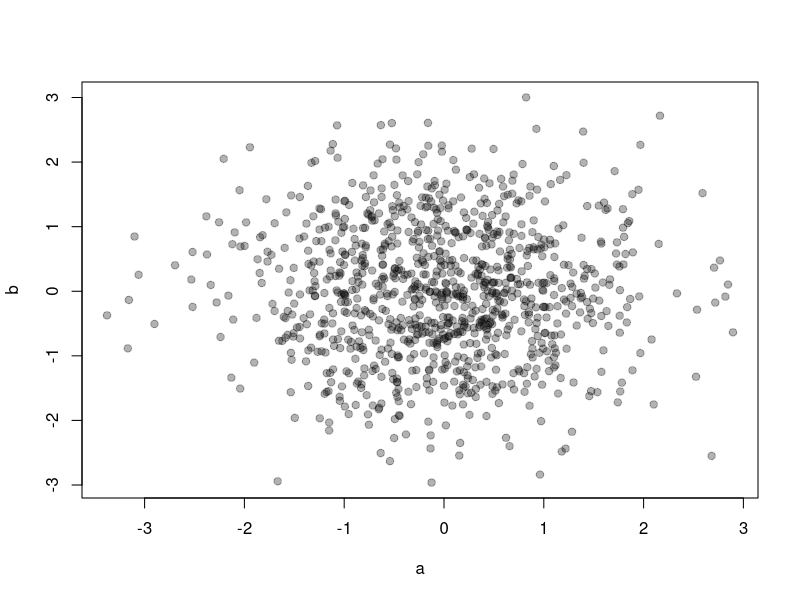
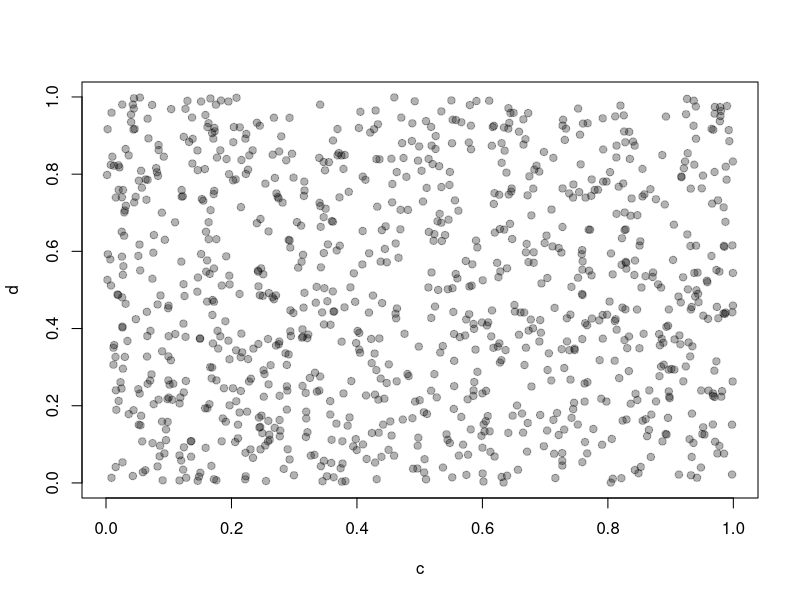
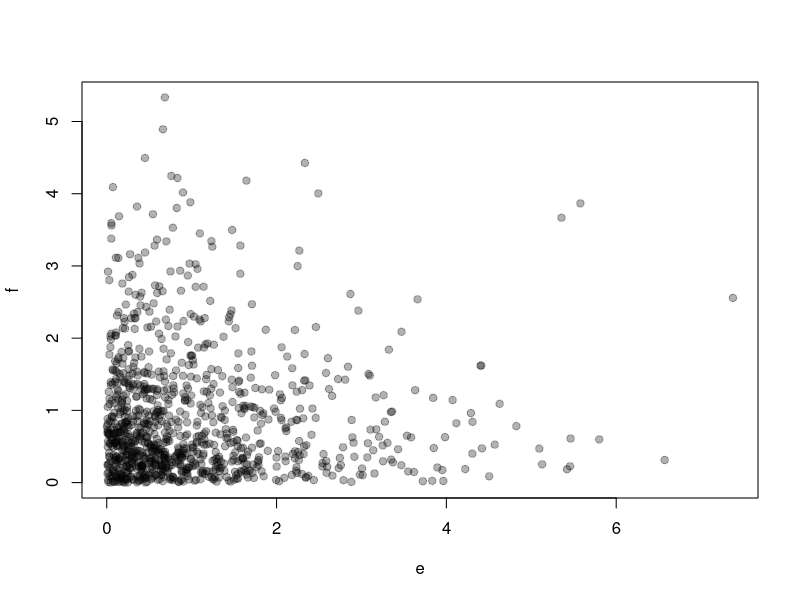

R code for these plots, in order: (Note: this script raises an error after producing the figures.)
#My script
a <- rnorm(1000)
b <- rnorm(1000)

plot(a, b, pch = 19, col = rgb(0,0,0,0.3))


#More data sim
c <- runif(1000)
d <- runif(1000)

plot(c, d, pch = 19, col = rgb(0,0,0,0.3))


#add third set of data
e <- rgamma(1000, shape = 1)
f <- rgamma(1000, shape = 1)

plot(e, f, pch = 19, col = rgb(0,0,0,0.3))


#new code here
g <- rpois(1000)
h <- rpois(1000)

plot(g, h, pch = 19, col = rgb(0,0,0,0.3))

#yay changes

4+5
